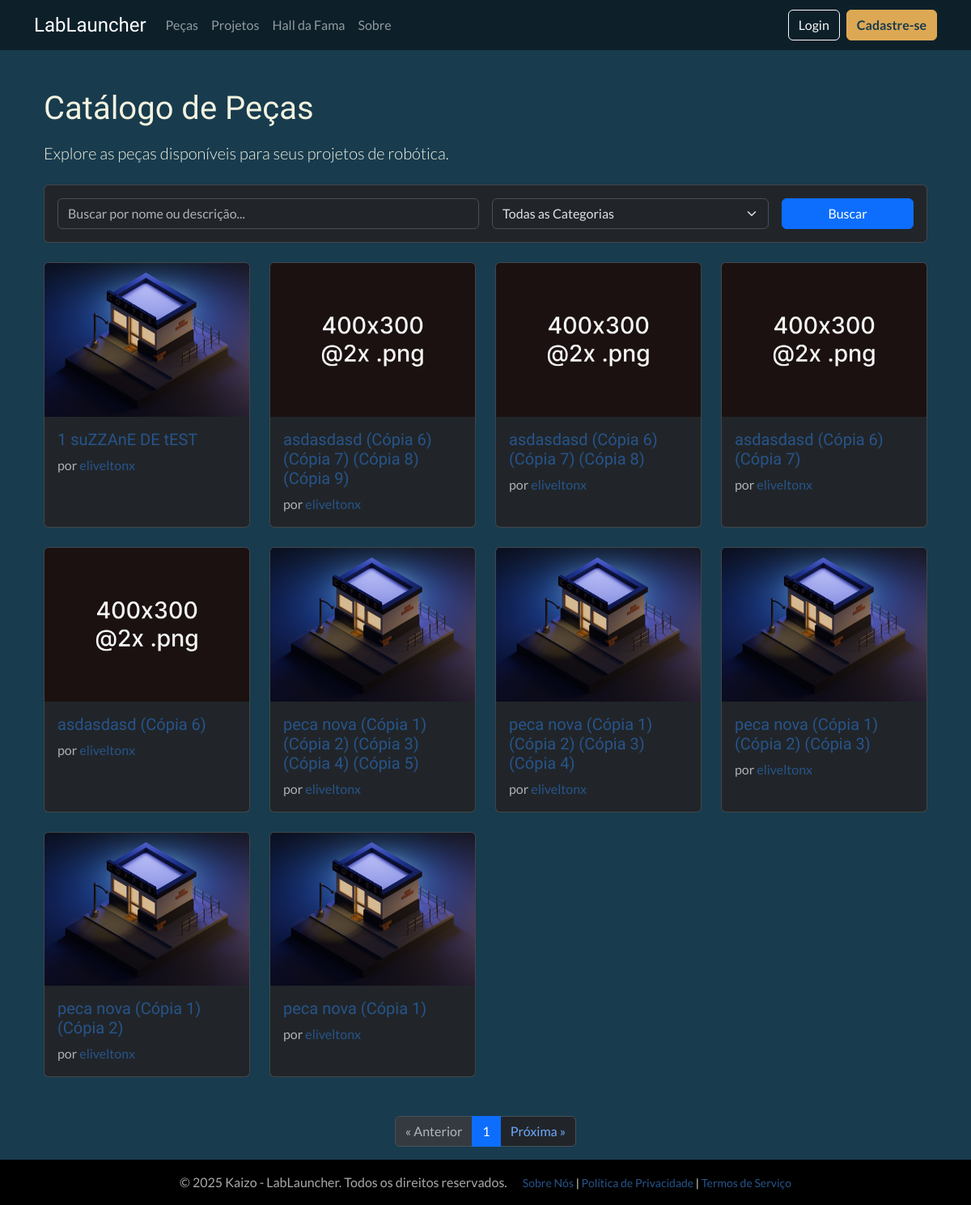
The page /catalog/parts/ on the database its author committed.
### catalog/models.py (models this page shows, shortened)
class Part(models.Model):
    STATUS_CHOICES = (('in_review', 'Em Revisão'), ('approved', 'Aprovado'), ('rejected', 'Rejeitado'))
    thumbnail = models.ImageField(
        upload_to='part_thumbnails/', # Pasta dentro de 'media' onde as imagens serão salvas
        storage=storage_para_usar,
        verbose_name='Thumbnail',
        null=True, # O campo é opcional
        blank=True # O campo pode ser deixado em branco no formulário
    )
    is_hall_of_fame = models.BooleanField(default=False, verbose_name="Destaque (Hall da Fama)")
    name = models.CharField(max_length=200, verbose_name='Nome da Peça')
    description = models.TextField(verbose_name='Descrição')
    category = models.ForeignKey(Category, on_delete=models.SET_NULL, null=True, verbose_name='Categoria')
    author = models.ForeignKey(settings.AUTH_USER_MODEL, on_delete=models.SET_NULL, null=True, verbose_name='Autor')
    stl_file = models.FileField(upload_to='parts_stl/', storage=storage_para_usar, verbose_name='Arquivo STL')
    status = models.CharField(max_length=10, choices=STATUS_CHOICES, default='in_review', verbose_name='Status')
    created_at = models.DateTimeField(auto_now_add=True, verbose_name='Data de Criação')
    updated_at = models.DateTimeField(auto_now=True, verbose_name='Última Atualização')
    class Meta:
        verbose_name = 'Peça'
        verbose_name_plural = 'Peças'
        ordering = ['-created_at']

### users/models.py (models this page shows, shortened)
class CustomUser(AbstractUser):
    profile_picture = models.ImageField(
        upload_to='profile_pics/',
        storage=storage_para_usar,
        null=True,
        blank=True,
        verbose_name='Foto do Perfil'
    )
    is_approved = models.BooleanField(
        default=False,
        verbose_name='Aprovado pela Curadoria',
        help_text='Indica se o usuário foi aprovado para acessar o conteúdo.'
    )
    groups = models.ManyToManyField(
        Group,
        verbose_name='groups',
        blank=True,
        help_text='The groups this user belongs to. A user will get all permissions granted to each of their groups.',
        related_name="customuser_set", # Nome único para o acesso reverso
        related_query_name="user",
    )
    user_permissions = models.ManyToManyField(
        Permission,
        verbose_name='user permissions',
        blank=True,
        help_text='Specific permissions for this user.',
        related_name="customuser_set", # Nome único para o acesso reverso
        related_query_name="user",
    )

### catalog/views.py (the view)
# urls.py: path('parts/', PartListView.as_view(), name='part-list'),
class PartListView(ListView):
    model = Part
    template_name = 'catalog/part_list.html'
    context_object_name = 'parts'
    paginate_by = 10
    def get_queryset(self):
        queryset = super().get_queryset().filter(status='approved')
        search_query = self.request.GET.get('q')
        category_query = self.request.GET.get('category')
        if search_query:
            queryset = queryset.filter(Q(name__icontains=search_query) | Q(description__icontains=search_query))
        if category_query:
            queryset = queryset.filter(category__id=category_query)
        return queryset.order_by('-created_at')
    def get_context_data(self, **kwargs):
        context = super().get_context_data(**kwargs)
        context['categories'] = Category.objects.all()
        return context

### catalog/templatetags/query_transforms.py (called while the page is built)
@register.simple_tag(takes_context=True)
def url_replace(context, **kwargs):
    query = context['request'].GET.copy()
    for key, value in kwargs.items():
        query[key] = value
    return query.urlencode()

### catalog/templates/catalog/part_list.html (shortened to what this page needs)
{% extends "base.html" %}
{% load static %}
{% block content %}
<div class="container mt-4">
    <h1 class="mb-3">Catálogo de Peças</h1>
    <p class="lead mb-4">Explore as peças disponíveis para seus projetos de robótica.</p>
    <div class="card bg-dark mb-4">
        <div class="card-body">
            <form method="get" action="{% url 'catalog:part-list' %}" class="row g-3 align-items-center">
                <div class="col-md-6">
                    <input type="text" name="q" class="form-control" placeholder="Buscar por nome ou descrição..." value="{{ request.GET.q }}">
                </div>
                <div class="col-md-4">
                    <select name="category" class="form-select">
                        <option value="">Todas as Categorias</option>
                    </select>
                </div>
                <div class="col-md-2">
                    <button type="submit" class="btn btn-primary w-100">Buscar</button>
                </div>
            </form>
        </div>
    </div>
    <div class="row row-cols-1 row-cols-sm-2 row-cols-md-3 row-cols-lg-4 g-4">
        {% for part in parts %}
        <div class="col">
            <div class="card h-100 text-bg-dark">
                {% if part.thumbnail %}
                    <img src="{{ part.thumbnail.url }}" class="card-img-top" alt="{{ part.name }}">
                {% else %}
                    <img src="{% static 'images/placeholder.png' %}" class="card-img-top" alt="Placeholder">
                {% endif %}
                <div class="card-body d-flex flex-column">
                    <h5 class="card-title">
                        <a href="{% url 'catalog:part-detail' part.pk %}" class="stretched-link">{{ part.name }}</a>
                    </h5>
                    <p class="card-text text-muted">por <a href="{% url 'users:public-profile' part.author.username %}">{{ part.author.username }}</a></p>
                </div>
            </div>
        </div>
        {% empty %}
            <div class="col">
                <p>Nenhuma peça encontrada com os critérios atuais.</p>
            </div>
        {% endfor %}
    </div>
    {% load query_transforms %} {% if is_paginated %}
    <nav aria-label="Navegação de página" class="mt-5 d-flex justify-content-center">
        <ul class="pagination">
            {% if page_obj.has_previous %}
                <li class="page-item">
                    <a class="page-link" href="?{% url_replace page=page_obj.previous_page_number %}">&laquo; Anterior</a>
                </li>
            {% else %}
                <li class="page-item disabled"><span class="page-link">&laquo; Anterior</span></li>
            {% endif %}
            <li class="page-item active" aria-current="page"><span class="page-link">{{ page_obj.number }}</span></li>
            {% if page_obj.has_next %}
                <li class="page-item">
                    <a class="page-link" href="?{% url_replace page=page_obj.next_page_number %}">Próxima &raquo;</a>
                </li>
            {% else %}
                <li class="page-item disabled"><span class="page-link">Próxima &raquo;</span></li>
            {% endif %}
        </ul>
    </nav>
{% endif %}
</div>
{% endblock %}

### static/css/custom.css (style rules this page uses)
body { background-color: #183b4e; color: #f3f3e0; font-family: 'Lato', sans-serif; }
h1, h2, h3, h4, h5, h6 { font-family: 'Exo 2', sans-serif; color: #f3f3e0; }
a { color: #27548a; text-decoration: none; }

### rows shown on the page
Part: thumbnail (picture), name "1 suZZAnE DE tEST", author.username "eliveltonx"
Part: name "asdasdasd (Cópia 6) (Cópia 7) (Cópia 8) (Cópia 9)", author.username "eliveltonx"
Part: name "asdasdasd (Cópia 6) (Cópia 7) (Cópia 8)", author.username "eliveltonx"
Part: name "asdasdasd (Cópia 6) (Cópia 7)", author.username "eliveltonx"
Part: name "asdasdasd (Cópia 6)", author.username "eliveltonx"
Part: thumbnail (picture), name "peca nova (Cópia 1) (Cópia 2) (Cópia 3) (Cópia 4) (Cópia 5)", author.username "eliveltonx"
Part: thumbnail (picture), name "peca nova (Cópia 1) (Cópia 2) (Cópia 3) (Cópia 4)", author.username "eliveltonx"
Part: thumbnail (picture), name "peca nova (Cópia 1) (Cópia 2) (Cópia 3)", author.username "eliveltonx"
Part: thumbnail (picture), name "peca nova (Cópia 1) (Cópia 2)", author.username "eliveltonx"
Part: thumbnail (picture), name "peca nova (Cópia 1)", author.username "eliveltonx"

### other values the page prints
{{ page_obj.number }} "1"
